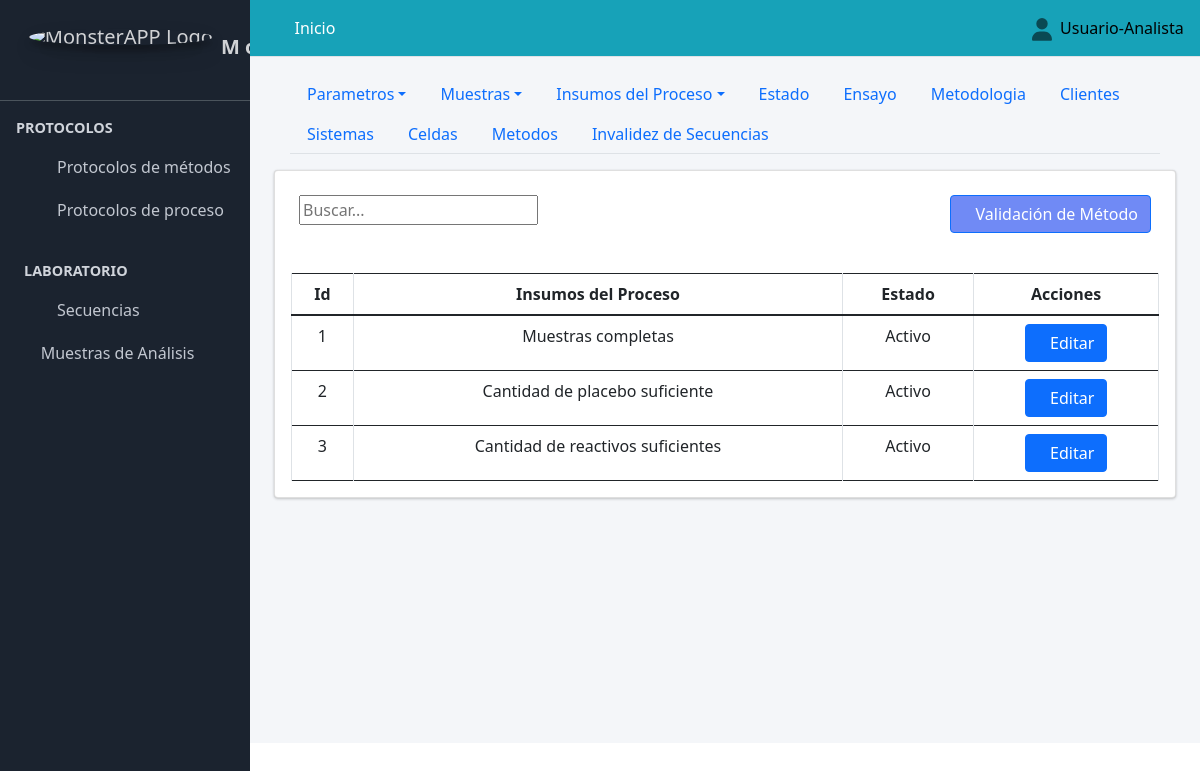
Page /insumosDelProceso/ (signed in) on the committed database.
### Aplicaciones/Protocolo_Metodos/models.py (models this page shows, shortened)
class Viabilidad(models.Model):
    nombre_viabilidad=models.CharField(verbose_name="Insumos del Proceso", max_length=90, null=True, blank=False, unique=True)
    class Condicion(models.TextChoices):
        ACTIVO = "Activo", "ACTIVO"
        PASIVO = "Pasivo", "PASIVO"
    condicion=models.CharField(max_length=90, choices=Condicion.choices, default=Condicion.ACTIVO, verbose_name="Condicion")

### Aplicaciones/Protocolo_Metodos/views.py (the view)
# urls.py: path("insumosDelProceso/", views.insumosDelProceso, name="insumosDelProceso"),
@login_required
def insumosDelProceso(request):
    titulo="Ajustes Protocolo de Métodos/Insumos del Proceso"
    viabilidad=Viabilidad.objects.all()
    if request.method == "POST":
        form = ViabilidadForm(request.POST or None)
        if form.is_valid():
            form.save()
            messages.success(request, "Registro creado satisfactoriamente")
            return redirect("insumosDelProceso")
        else:
             messages.error(request, "Por favor revisa los datos ingresados")
    else:
        form = ViabilidadForm()
    context={
        "titulo":titulo,
        "form":form,
        "viabilidad":viabilidad
    }
    return render(request, "protocolo_metodos/insumosDelProceso.html", context)

### Aplicaciones/Protocolo_Metodos/forms.py
class ViabilidadForm(forms.ModelForm):
    class Meta:
        model=Viabilidad
        exclude=["condicion"]

### SISTEMA_ANALITICO/templates/protocolo_metodos/insumosDelProceso.html (shortened to what this page needs)
{% extends "partial/body.html" %}
{% load crispy_forms_tags %}
{% load crispy_forms_filters %}
{% block contenido %}
{% load bootstrap5 %}
{% include "partial/header_configuracion_protocolo_metodos.html" %}
        <div class="container-fluid">
        <div class="card">
          <div class="container-fluid">
            <div class="row">
              <div class="col-md-6">
                <br>
                       <div class="text-right">
            <div class="input-group rounded">
                <input type="search" id="myInput" class="numberinput gj-textbox-md" placeholder="Buscar..." aria-label="Search" aria-describedby="search-addon" />
              </div>
        </div>
                  </div>
                  <div class="col-md-6">
                    <br>
                      <div class="d-grid gap-2 d-md-flex justify-content-md-end">
                        <button class="btn btn-primary" style="background:#486af3c7" data-bs-toggle="modal" data-bs-target="#crear_parametros"><span class="fa fa-plus-circle"></span>Validación de Método</button>
                        </div>
              </div>
              </div>
          </div><br>
            <div class="card-body table-responsive">
              <table class="table table-bordered display" id="example3">
                <thead class="">
                    <tr class="text-center">
                        <th class="text-center">Id</th>
                        <th class="text-center">Insumos del Proceso</th>
                        <th class="text-center">Estado</th>
                        <th class="all text-center" >Acciones</th>
                    </tr>
                </thead>
                <tbody id="myTable">
                    {% for item in viabilidad %}
                    <tr class="text-center">
                        <td class="text-center">{{item.id}}</td>
                        <td class="text-center">{{item.nombre_viabilidad}}</td>
                        <td class="text-center">{{item.condicion}}</td>
                        <td>
                            <a href="{% url 'editar_insumosDelProceso' item.pk %}" class="btn btn-primary btn-circle text-center" data-bs-target="#modal_parametros_{{ item.pk }}" data-bs-toggle="modal"><span class="fa fa-edit"></span>Editar</a>
                        </td>
                    </tr>
<div class="modal fade" id="modal_parametros_{{ item.pk }}" tabindex="-1" aria-labelledby="modal_parametros" aria-hidden="true">
  {% endfor%}
</tbody>
</table>
</div>
</div>
</div>
{% endblock contenido %}

### SISTEMA_ANALITICO/templates/partial/navbar.html (shortened to what this page needs)
{% load static %}
  <nav class="main-header navbar navbar-expand  navbar-info navbar-light" >
    <ul class="navbar-nav">
      <li class="nav-item">
        <a class="nav-link" data-widget="pushmenu" href="#"><i class="fas fa-bars"></i></a>
      </li>
      {% if user.is_authenticated %}
      <li class="nav-item d-none d-sm-inline-block">
        <a href="{% url 'adm_inicio' %}" class="nav-link text-white">Inicio</a>
      </li>
      {% else %}
      <li class="nav-item d-none d-sm-inline-block">
        <a href="" class="nav-link text-white disabled">Inicio</a>
      </li>
      {% endif %}
    </ul>
    <ul class="navbar-nav ml-auto">
      <li class="nav-item dropdown ">
        <a class="nav-link" data-toggle="dropdown" href="#">
        </a>
        {% if user.is_authenticated %}
      </li>
    </ul>
<h7 class="text-black">{{ user.first_name }}&nbsp;&nbsp;</h7>
{% else %}
<a class="text-black" href="{% url 'sign_in' %}">Iniciar sesión</a>
{% endif %}
  </nav>

### rows in the picture
Viabilidad: id "1", nombre_viabilidad "Muestras completas", condicion "Activo"
Viabilidad: id "2", nombre_viabilidad "Cantidad de placebo suficiente", condicion "Activo"
Viabilidad: id "3", nombre_viabilidad "Cantidad de reactivos suficientes", condicion "Activo"

### other values in the picture
{{ user.first_name }} "Usuario-Analista"
